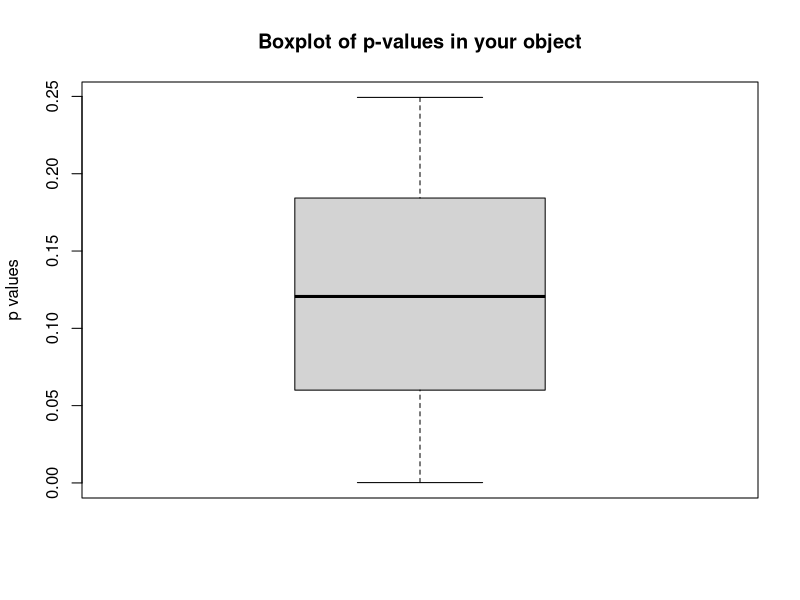

The R source for this figure: (Note: this script raises an error after producing the figure.)
GSAfisher <- function(obj,...) {
  class(obj) <- "GSAfisher"
  UseMethod("GSAfisher")
}

GSAfisher.default <- function(obj,...) {
  class(obj) <- "GSAfisher"
  fish <- sum(-2*log(obj))
  return(fish)
}

print.GSAfisher <- function(obj,...) {
  value <- sum(-2*log(obj))
  cat("The agrupated p-value from your object is",value)
}

summary.GSAfisher <- function(obj,...) {
  media <- mean(obj)
  sdev <- sd(obj)
  len <- length(obj)
  in_max <- which.max(obj)
  va_max <- max(obj)
  in_min <- which.min(obj)
  va_min <- min(obj)
  cat("The mean of your p values is",media,"\n")
  cat("The standard deviation of your p values is",sdev,"\n")
  cat("The length of your object is",len,"\n")
  cat("The maximum value of your p values is ",va_max,"in position",in_max,"\n")
  cat("The minimum value of your p values is ",va_min,"in position",in_min,"\n")
  boxplot(obj,main="Boxplot of p-values in your object",ylab="p values")
}

p.val <- runif(1000,0,0.25)


class(p.val) <- "GSAfisher"
summary(p.val<0.05)
GSAfisher(p.val)
print(p.val)
summary(p.val)



output <- data.frame()
for (i in 1:length(p.val)) {
  newpvalue <- 1 - pchisq(-2 * sum(log(p.val[i])), df = 2 * length(p.val[i]))
  output <- rbind(output,newpvalue)
}


nrSamples=5000
yourlist <- sapply(1:nrSamples, function(x) runif(1000,0,0.25))
class(yourlist) <- "GSAfisher"
yourmeans <- sapply(yourlist, GSAfisher)

summary(yourlist)
GSAfisher(yourlist)
